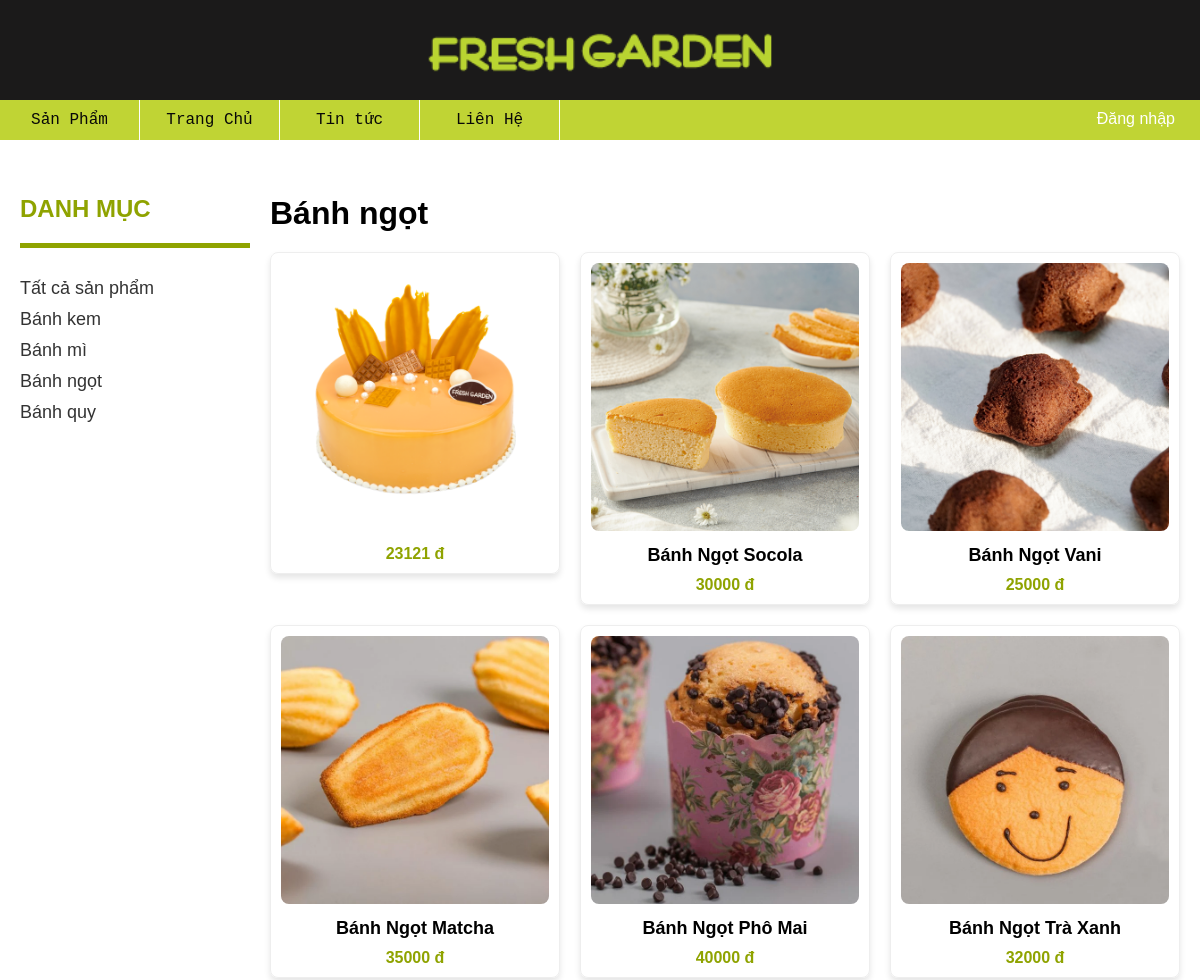
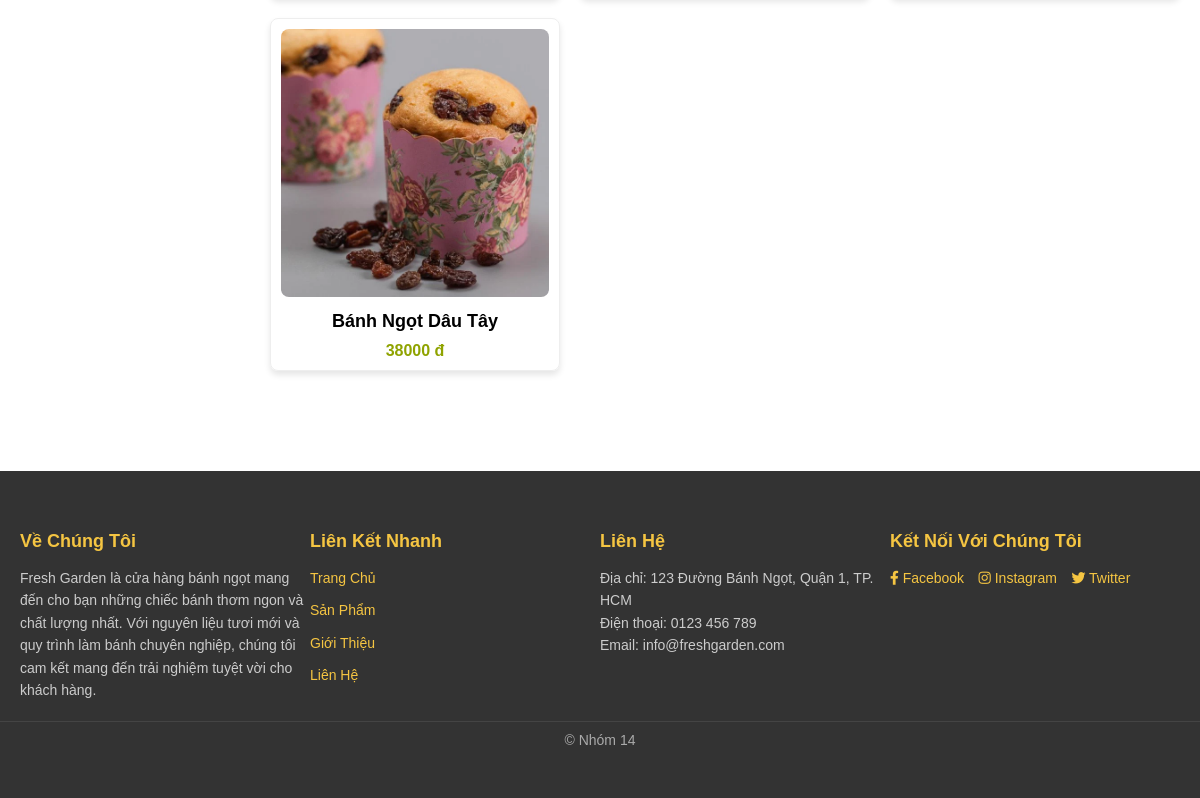
/Danhsachsp/Trangdsbanhngot.php, run on the app's committed database (2 pictures, top to bottom).
### tables this page shows
CREATE TABLE `banh` (
  `Mabanh` varchar(10) NOT NULL,
  `Tenbanh` varchar(50) NOT NULL,
  `Nguyenlieu` varchar(500) NOT NULL,
  `Dongia` int(100) NOT NULL,
  `Mota` varchar(500) NOT NULL,
  `Hinh` varchar(30) NOT NULL,
  `Maloaibanh` varchar(10) NOT NULL,
  `Mahangsx` varchar(10) NOT NULL
);

### Danhsachsp/Trangdsbanhngot.php (the view, shortened to what this page needs)
<!DOCTYPE html>
<html lang="en">
<head>
    <link rel="stylesheet" href="./Danhsachstyle.css">
    <link rel="stylesheet" href="../Header/header.css">
    <link rel="stylesheet" href="../Menu/menu.css">
    <link rel="stylesheet" href="../Footer/footer.css">
</head>
<body>
<?php
    include('../Header/header.php');
    include('../Menu/menu.php');
    ?>
    <div class="container">
        <aside class="sidebar">
            <h2>DANH MỤC</h2>
            <hr>
            <ul>
                <li><a href="./Trangdanhsachsp.php">Tất cả sản phẩm</a></li>
                <li><a href="./Trangdsbanhkem.php">Bánh kem</a></li>
                <li><a href="./Trangdsbanhmi.php">Bánh mì</a></li>
                <li><a href="./Trangdsbanhngot.php">Bánh ngọt</a></li>
                <li><a href="./Trangdsbanhquy.php">Bánh quy</a></li>
            </ul>
        </aside>
        <main class="product-list">
            <h1>Bánh ngọt</h1>
            <div class="products">
            <?php
            include('../ketnoi.php');
            $sql = "SELECT banh.Tenbanh as tenbanh, banh.Dongia as dongia, banh.Hinh as hinh, banh.Mabanh as mabanh
                    FROM banh WHERE banh.Maloaibanh = 'LB03'";
            $result = mysqli_query($conn, $sql);
            if (mysqli_num_rows($result) == 0) {
                echo "Chưa có sản phẩm nào";
            } else {
                while ($row = mysqli_fetch_array($result)) { ?>
                   <a href="../Chitiet/Chitietsp.php?Mabanh=<?php echo $row['mabanh']; ?>">
                   <div class="product">
                        <img src="../Img/<?php echo $row['hinh']; ?>" alt="<?php echo $row['tenbanh']; ?>">
                        <h3><?php echo $row['tenbanh']; ?></h3>
                        <p class="price"><?php echo $row['dongia']; ?> đ</p>
                    </div>
                   </a>
                <?php }
            } ?>
            </div>
        </main>
    </div>
    <?php include('../Footer/footer.php');
    ?>
</body>
</html>

### Danhsachsp/Danhsachstyle.css (style rules this page uses)
* { margin: 0; padding: 0; box-sizing: border-box; }
body { font-family: Arial, sans-serif; }
.container { display: flex; max-width: 1200px; margin: 0 auto; padding: 20px; padding-top: 50px; padding-bottom: 100px; }
.sidebar { width: 250px; padding-right: 20px; }
.sidebar h2 { font-size: 24px; margin-bottom: 20px; color: #8fa300; }
.sidebar ul { list-style: none; margin-top: 30px; }
.sidebar li { font-size: 18px; margin-bottom: 10px; cursor: pointer; }
.product-list { flex: 1; }
.product-list h1 { font-size: 32px; margin-bottom: 20px; }
.products { display: grid; grid-template-columns: repeat(3, 1fr); gap: 20px; }
.product { text-align: center; border: 1px solid #eee; padding: 10px; border-radius: 8px; box-shadow: 0px 4px 6px rgba(0, 0, 0, 0.1); transition: transform 0.3s ease; }
.product img { width: 100%; height: auto; border-radius: 8px; }
.product h3 { font-size: 18px; margin: 10px 0; }
.product .price { color: #8fa300; font-size: 16px; font-weight: bold; }
hr { height: 5px; background-color: #8fa300; border: none; }
.sidebar li a { text-decoration: none; color: #333; transition: color 0.3s ease, font-weight 0.3s ease; }
a { text-decoration: none; color: black; }

### Header/header.css (style rules this page uses)
html, body { width: 100%; height: 100%; margin: 0; padding: 0; box-sizing: border-box; }

### data on the page
banh: Hinh (picture), Dongia "23121"
banh: Hinh (picture), Tenbanh "Bánh Ngọt Socola", Dongia "30000"
banh: Hinh (picture), Tenbanh "Bánh Ngọt Vani", Dongia "25000"
banh: Hinh (picture), Tenbanh "Bánh Ngọt Matcha", Dongia "35000"
banh: Hinh (picture), Tenbanh "Bánh Ngọt Phô Mai", Dongia "40000"
banh: Hinh (picture), Tenbanh "Bánh Ngọt Trà Xanh", Dongia "32000"
banh: Hinh (picture), Tenbanh "Bánh Ngọt Dâu Tây", Dongia "38000"
